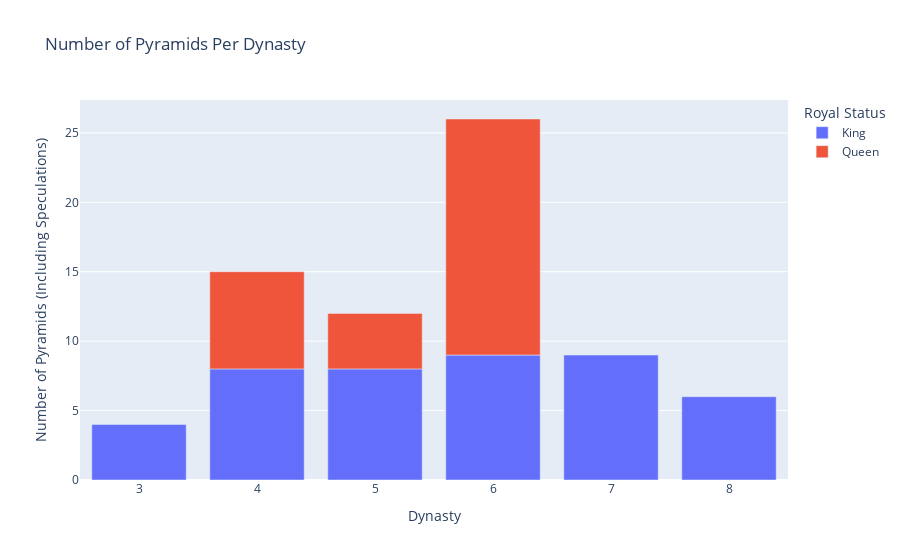

The cell this chart's notebook holds for it:
### Code cell
dynasty_pyramids = df.groupby(['dynasty', 'royal_status'], sort=False).size().reset_index(name='count')
dynasty_count_fig = px.bar(dynasty_pyramids, 
             x='dynasty', 
             y='count', 
             color='royal_status',
             title='Number of Pyramids Per Dynasty',
             labels={
                 'dynasty': 'Dynasty',
                 'count': 'Number of Pyramids (Including Speculations)',
                 'royal_status': 'Royal Status'
             },
             custom_data=['royal_status'])
dynasty_count_fig.update_traces(
    hovertemplate='<br>'.join([
        'Royal status: %{customdata[0]}',
        'Dynasty: %{x}',
        'Total: %{y}',
        '<extra></extra>'
    ])
)
dynasty_count_fig.show()

### Figure 1 — Plotly figure (JSON) as saved in the notebook; plotly's stock layout.template omitted (floating-point values rounded to 4 significant figures)
{"data": [{"alignmentgroup": "True", "customdata": [["King"], ["King"], ["King"], ["King"], ["King"], ["King"]], "hovertemplate": "Royal status: %{customdata[0]}<br>Dynasty: %{x}<br>Total: %{y}<br><extra></extra>", "legendgroup": "King", "marker": {"color": "#636efa", "pattern": {"shape": ""}}, "name": "King", "offsetgroup": "King", "orientation": "v", "showlegend": true, "textposition": "auto", "type": "bar", "x": [3, 4, 5, 6, 7, 8], "xaxis": "x", "y": [4, 8, 8, 9, 9, 6], "yaxis": "y"}, {"alignmentgroup": "True", "customdata": [["Queen"], ["Queen"], ["Queen"]], "hovertemplate": "Royal status: %{customdata[0]}<br>Dynasty: %{x}<br>Total: %{y}<br><extra></extra>", "legendgroup": "Queen", "marker": {"color": "#EF553B", "pattern": {"shape": ""}}, "name": "Queen", "offsetgroup": "Queen", "orientation": "v", "showlegend": true, "textposition": "auto", "type": "bar", "x": [4, 5, 6], "xaxis": "x", "y": [7, 4, 17], "yaxis": "y"}], "layout": {"barmode": "relative", "legend": {"title": {"text": "Royal Status"}, "tracegroupgap": 0}, "title": {"text": "Number of Pyramids Per Dynasty"}, "xaxis": {"anchor": "y", "domain": [0, 1], "title": {"text": "Dynasty"}}, "yaxis": {"anchor": "x", "domain": [0, 1], "title": {"text": "Number of Pyramids (Including Speculations)"}}}}
